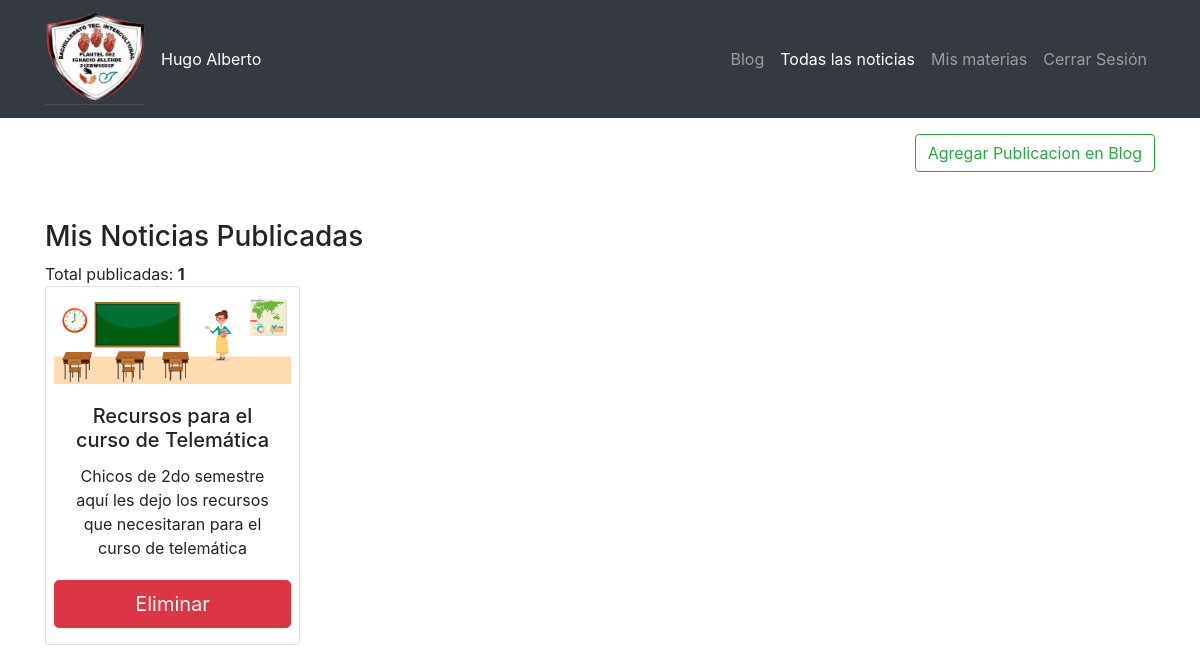
/SISTEMA/seccion/section-noticias.php (signed in), run on the app's committed database.
### tables this page shows
CREATE TABLE `news` (
  `id` int(11) NOT NULL,
  `correo_docente` text NOT NULL,
  `nombre_docente` text NOT NULL,
  `titulo` varchar(100) NOT NULL,
  `descripcion_breve` text NOT NULL,
  `descripcion` text NOT NULL,
  `imagen` varchar(100) NOT NULL,
  `fecha` varchar(100) NOT NULL,
  `identificador` text NOT NULL,
  `links` text NOT NULL
);

### SISTEMA/seccion/section-noticias.php (the view, shortened to what this page needs)
<?php session_start();  include_once("../private/conexion.php"); ?>
  <?php
if (!empty($_SESSION['docente_correo'])) {
  $correo_docente = $_SESSION['docente_correo'];
 ?>
<!doctype html>
<html lang="es">
  <head>
    <link rel="stylesheet" href="https://stackpath.bootstrapcdn.com/bootstrap/4.3.1/css/bootstrap.min.css">
    <link rel="stylesheet" type="text/css" href="css/index.css">
  </head>
  <body>
    <header class="sticky-top">
      <nav class="navbar navbar-expand-lg navbar-dark bg-dark">
        <div class="container">
          <a class="navbar-brand" href=""><img src="../images/logo22.png" alt="" width="100"></a>
          <div style="color:white;"><?php echo $_SESSION['docente_nombre']; ?></div>
          <div class="collapse navbar-collapse" id="navbarSupportedContent">
            <ul class="navbar-nav ml-auto">
              <li class="nav-item">
                <a class="nav-link" href="../secciones/blog.php">Blog</a>
              </li>
              <li class="nav-item active">
                <a class="nav-link" href="section-noticias.php">Todas las noticias</a>
              </li>
              <li class="nav-item">
                <a class="nav-link" href="materias.php">Mis materias</a>
              </li>
              <li class="nav-item">
                <a class="nav-link" href="process/cerrar.php">Cerrar Sesión</a>
              </li>
            </ul>
          </div>
        </div>
      </nav>
    </header>
<div class="container">
  <div class="text-right mt-3">
    <a href="add_news.php">
      <button class="btn btn-outline-success">Agregar Publicacion en Blog</button>
    </a>
  </div>
</div>
<section id="noticias" class="noticias mt-5 mb-5">
  <div class="container">
    <h3>Mis Noticias Publicadas</h3>
<?php $rcheck = $mysqli->query("SELECT * FROM news WHERE correo_docente='$correo_docente'");
echo "Total publicadas: <b>".mysqli_num_rows($rcheck).'</b>'; ?>
    <div class="row">
<?php
    $rexp3 = $mysqli->query("SELECT * FROM news WHERE correo_docente='$correo_docente'");
        if ($rexp3)
          {
            while($array = $rexp3->fetch_object())
              {
                $id = $array->id;
                $titulo = $array->titulo;
                $descripcion_breve = $array->descripcion_breve;
                $imagen = $array->imagen;
                if ($imagen == 'no hay imagen principal') {
                  $imagen = 'default.png';
                }
                echo '
                  <div class="col-12 col-md-4 col-lg-3 mb-4">
                    <div class="card w-100 p-2 btn">
                      <img src="imagespub/'.$imagen.'" class="card-img-top" alt="Icono de noticia">
                      <div class="card-body">
                        <h5 class="card-title">'.$titulo.'</h5>
                        <p class="card-text">'.$descripcion_breve.'</p>
                      </div>
                      <div class="row">
                        <div class="col-12 mb-2">
                            <button class="btn btn-lg btn-block btn-danger open-AddBookDialog" data-toggle="modal" data-target="#modalRemove" data-id="'.$id.'"><i class="far fa-trash-alt"></i> Eliminar</button>
                        </div>
                      </div>
                    </div>
                  </div>
                ';
              }
          }
 ?>
    </div>
  </div>
</section>
  </body>
</html>
<?php }else{
  echo '<script type="text/javascript">';
  echo 'window.location="../secciones/docentes.php';
  echo '"</script>';
} ?>

### data on the page
news: titulo "Recursos para el curso de Telemática", descripcion_breve "Chicos de 2do semestre aquí les dejo los recursos que necesitaran para el curso de telemática"

### other printed values
$_SESSION['docente_nombre'] "Hugo Alberto"
mysqli_num_rows($rcheck) "1"
